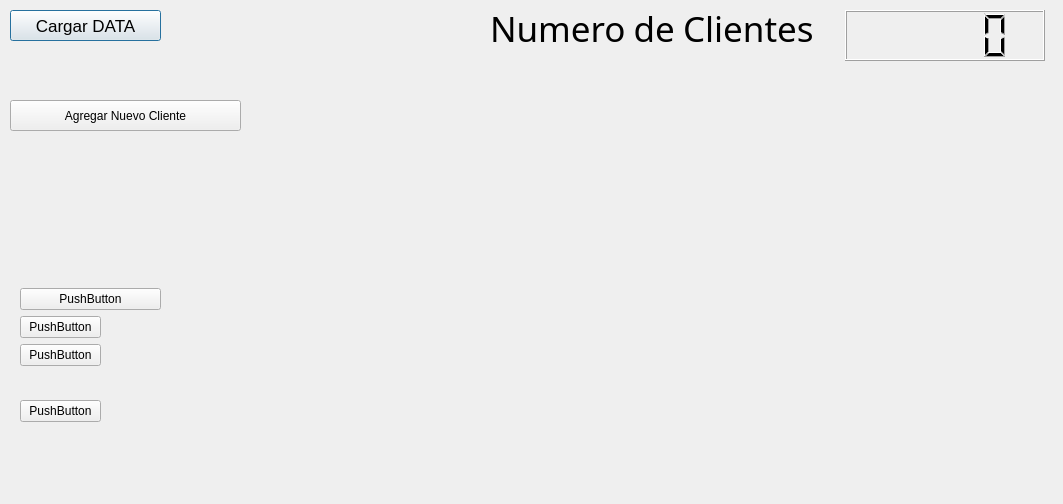
<?xml version="1.0" encoding="UTF-8"?>
<ui version="4.0">
 <class>Menu</class>
 <widget class="QDialog" name="Menu">
  <property name="geometry">
   <rect>
    <x>0</x>
    <y>0</y>
    <width>1063</width>
    <height>504</height>
   </rect>
  </property>
  <property name="windowTitle">
   <string>Dialog</string>
  </property>
  <widget class="QPushButton" name="cargarDATA">
   <property name="geometry">
    <rect>
     <x>10</x>
     <y>10</y>
     <width>151</width>
     <height>31</height>
    </rect>
   </property>
   <property name="font">
    <font>
     <pointsize>13</pointsize>
    </font>
   </property>
   <property name="text">
    <string>Cargar DATA</string>
   </property>
  </widget>
  <widget class="QPushButton" name="pushButton_3">
   <property name="geometry">
    <rect>
     <x>20</x>
     <y>288</y>
     <width>141</width>
     <height>22</height>
    </rect>
   </property>
   <property name="text">
    <string>PushButton</string>
   </property>
  </widget>
  <widget class="QPushButton" name="pushButton_4">
   <property name="geometry">
    <rect>
     <x>20</x>
     <y>316</y>
     <width>81</width>
     <height>22</height>
    </rect>
   </property>
   <property name="text">
    <string>PushButton</string>
   </property>
  </widget>
  <widget class="QPushButton" name="agregarNuevoCliente">
   <property name="geometry">
    <rect>
     <x>10</x>
     <y>100</y>
     <width>231</width>
     <height>31</height>
    </rect>
   </property>
   <property name="text">
    <string>Agregar Nuevo Cliente</string>
   </property>
  </widget>
  <widget class="QPushButton" name="pushButton_2">
   <property name="geometry">
    <rect>
     <x>20</x>
     <y>344</y>
     <width>81</width>
     <height>22</height>
    </rect>
   </property>
   <property name="text">
    <string>PushButton</string>
   </property>
  </widget>
  <widget class="QPushButton" name="pushButton_6">
   <property name="geometry">
    <rect>
     <x>20</x>
     <y>400</y>
     <width>81</width>
     <height>22</height>
    </rect>
   </property>
   <property name="text">
    <string>PushButton</string>
   </property>
  </widget>
  <widget class="QWidget" name="layoutWidget">
   <property name="geometry">
    <rect>
     <x>490</x>
     <y>10</y>
     <width>555</width>
     <height>51</height>
    </rect>
   </property>
   <layout class="QHBoxLayout" name="horizontalLayout">
    <item>
     <widget class="QLabel" name="label">
      <property name="font">
       <font>
        <family>Noto Serif Kannada</family>
        <pointsize>26</pointsize>
       </font>
      </property>
      <property name="text">
       <string>Numero de Clientes</string>
      </property>
     </widget>
    </item>
    <item>
     <spacer name="horizontalSpacer">
      <property name="orientation">
       <enum>Qt::Horizontal</enum>
      </property>
      <property name="sizeHint" stdset="0">
       <size>
        <width>40</width>
        <height>20</height>
       </size>
      </property>
     </spacer>
    </item>
    <item>
     <widget class="QLCDNumber" name="lcdNumber">
      <property name="minimumSize">
       <size>
        <width>200</width>
        <height>10</height>
       </size>
      </property>
     </widget>
    </item>
   </layout>
  </widget>
 </widget>
 <resources/>
 <connections/>
</ui>
